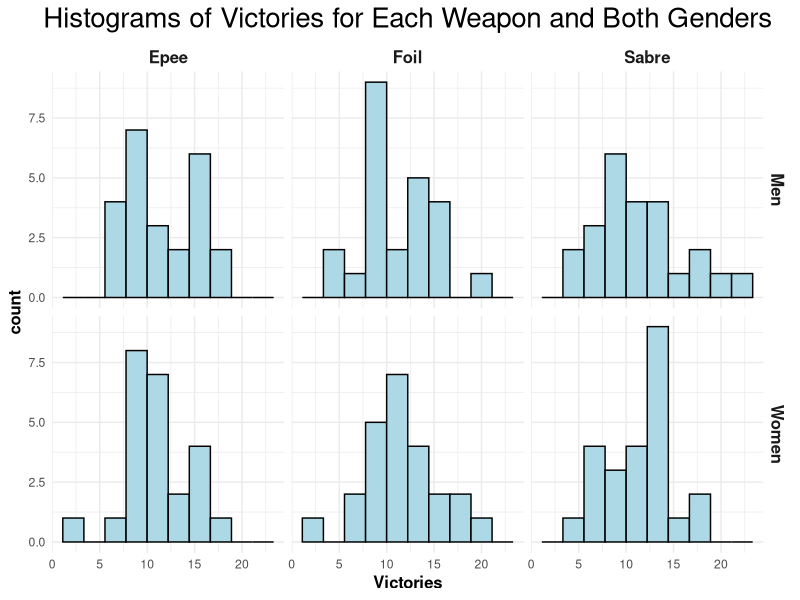
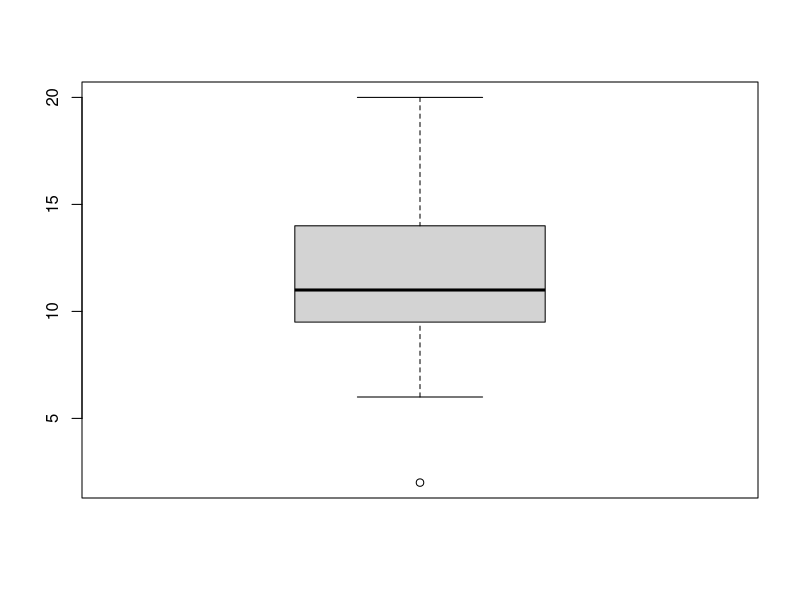
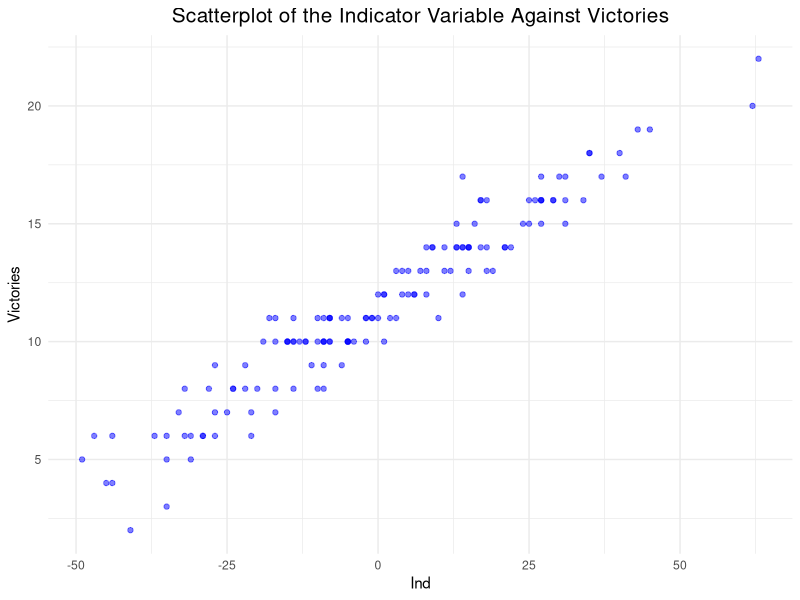

The R script that drew these images, in order:
## ---- chunk 1
library(tidyverse)
library(readr)
## ---- chunk 2
fencing_df <- read_csv("fencing.csv")
fencing_df
## ---- chunk 3
ggplot(data = fencing_df, aes(x = Victories)) + geom_histogram(bins = 10, colour = "black", fill = "lightblue") + facet_grid( Gender ~ Weapon) + theme_minimal() + theme(axis.title = element_text(size = 12, face = "bold"),strip.text = element_text(size = 12, face = "bold"), plot.title = element_text(size = 20, hjust = 0.5)) + labs(title = "Histograms of Victories for Each Weapon and Both Genders") 
## ---- chunk 4
wf <- fencing_df |> filter(Gender == "Women" & Weapon == "Foil")
mean(wf$Victories)
sd(wf$Victories)
## ---- chunk 5
summary(wf$Victories)
## ---- chunk 6
# Answer
iqr <- 14-9.75
iqr
## ---- chunk 7
wf |> arrange(Victories) |> head()
## ---- chunk 8
# Answer
1.5 * 4.25
9.75 - 6.375
## ---- chunk 9
boxplot(wf$Victories)
## ---- chunk 10
ggplot(data = fencing_df, aes(x=Ind, y = Victories)) + geom_point(alpha = 0.5, colour = "blue") + theme_minimal() + labs(title = "Scatterplot of the Indicator Variable Against Victories") + theme(plot.title = element_text(size = 15, hjust = 0.5))
## ---- chunk 11
lm(Victories ~ Ind, data = fencing_df)
## ---- chunk 12
victories <- 11.5 + (0.16*16)
victories
## ---- chunk 13
fencing_df |> filter(Ind == 16)
## ---- chunk 14
# Answer
resid <- 15-14
resid
## ---- chunk 15
mod_9 <- lm(Victories ~ Ind, data = fencing_df)
mod_9 |> summary()
